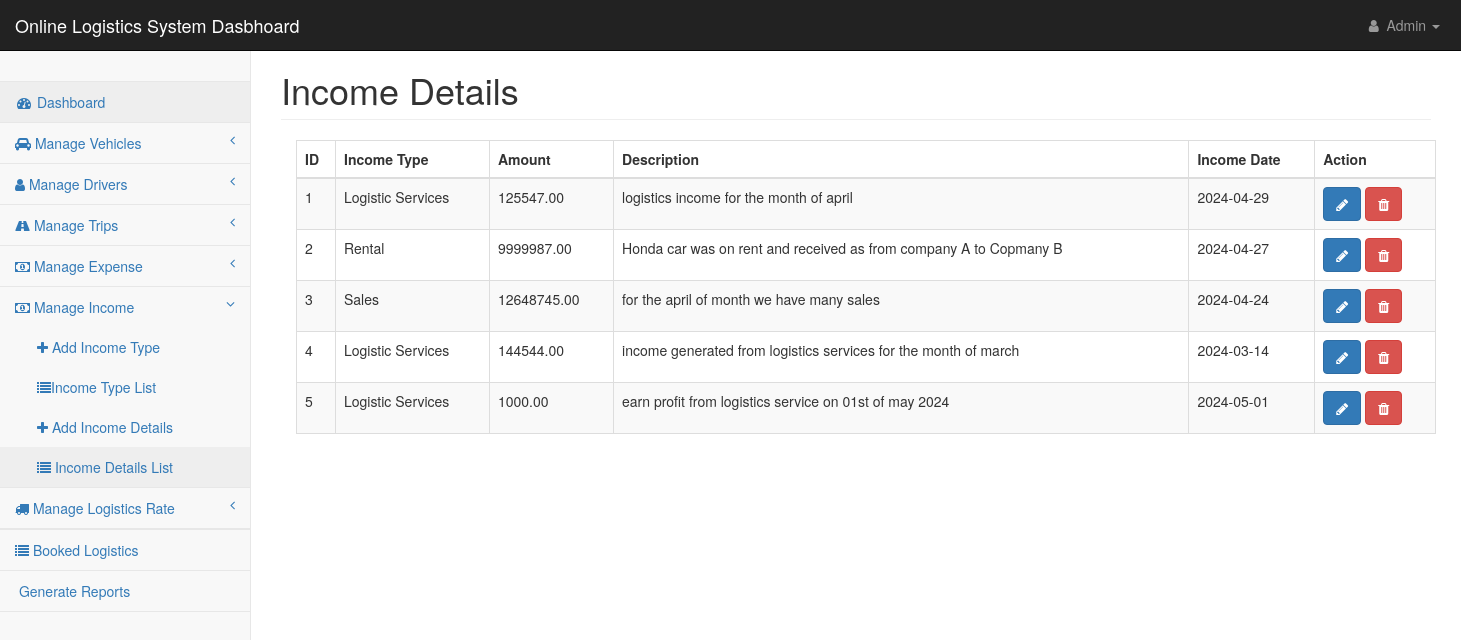
Page /admin/dashboard/income-details-list.php (signed in) on the committed database.
### tables this page shows
CREATE TABLE `income_details` (
  `id` int(11) NOT NULL,
  `income_type_id` int(11) NOT NULL,
  `amount` decimal(10,2) NOT NULL,
  `description` text DEFAULT NULL,
  `income_date` date NOT NULL,
  `created_at` timestamp NOT NULL DEFAULT current_timestamp(),
  `updated_at` timestamp NOT NULL DEFAULT current_timestamp() ON UPDATE current_timestamp()
);

CREATE TABLE `income_type` (
  `id` int(11) NOT NULL,
  `name` varchar(255) NOT NULL,
  `created_at` timestamp NOT NULL DEFAULT current_timestamp(),
  `updated_at` timestamp NOT NULL DEFAULT current_timestamp() ON UPDATE current_timestamp()
);

### admin/dashboard/income-details-list.php (the view, shortened to what this page needs)
<?php
require_once "header.php";
require_once "sidenav.php";
?>
<div id="page-wrapper">
    <div class="container-fluid">
        <div class="row">
            <div class="col-lg-12">
                <h1 class="page-header">Income Details</h1>
            </div>
        </div>
        <div class="container">
            <table id="incomeTable" class="table table-striped table-bordered" style="width:100%">
                <thead>
                    <tr>
                        <th>ID</th>
                        <th>Income Type</th>
                        <th>Amount</th>
                        <th>Description</th>
                        <th>Income Date</th>
                        <th>Action</th>
                    </tr>
                </thead>
                <tbody>
                    <?php
                    $sql = "SELECT id, income_type_id, amount, description, income_date FROM income_details";
                    $result = $conn->query($sql);
                    if ($result->num_rows > 0) {
                        while ($row = $result->fetch_assoc()) {
                            $income_type_name = "";
                            $income_type_id = $row["income_type_id"];
                            $stmt_income_type = $conn->prepare("SELECT name FROM income_type WHERE id = ?");
                            $stmt_income_type->bind_param("i", $income_type_id);
                            $stmt_income_type->execute();
                            $stmt_income_type->bind_result($income_type_name);
                    ?>
                            <tr>
                                <td><?php echo $row["id"]; ?></td>
                                <td><?php echo $income_type_name; ?></td>
                                <td><?php echo $row["amount"]; ?></td>
                                <td><?php echo $row["description"]; ?></td>
                                <td><?php echo $row["income_date"]; ?></td>
                                <td>
                                    <a href='update-income-details.php?id=<?php echo $row["id"]; ?>' class='btn btn-primary'><i class='fa fa-pencil'></i></a>
                                    <a href='?id=<?php echo $row["id"]; ?>&action=delete' class='btn btn-danger' onclick='return confirm("Are you sure you want to delete this record?");'><i class='fa fa-trash'></i></a>
                                </td>
                            </tr>
                    <?php
                        }
                    } else {
                        echo "<tr><td colspan='6'>No income details found</td></tr>";
                    }
                    ?>
                </tbody>
            </table>
        </div>
    </div>
</div>
<?php
require_once "footer.php";
?>

### admin/dashboard/css/startmin.css (style rules this page uses)
body { background-color: #f8f8f8; }
#page-wrapper { padding-top: 30px; min-height: 568px; background-color: #fff; }
@media (min-width:768px) { #page-wrapper { position: inherit; margin-left: 250px; padding: 30px 15px 0 15px; border-left: 1px solid #e7e7e7; } }

### rows in the picture
income_details: id "1", income_type.name "Logistic Services", amount "125547.00", description "logistics income for the month of april", income_date "2024-04-29"
income_details: id "2", income_type.name "Rental", amount "9999987.00", description "Honda car was on rent and received as from company A to Copmany B", income_date "2024-04-27"
income_details: id "3", income_type.name "Sales", amount "12648745.00", description "for the april of month we have many sales", income_date "2024-04-24"
income_details: id "4", income_type.name "Logistic Services", amount "144544.00", description "income generated from logistics services for the month of march", income_date "2024-03-14"
income_details: id "5", income_type.name "Logistic Services", amount "1000.00", description "earn profit from logistics service on 01st of may 2024", income_date "2024-05-01"
